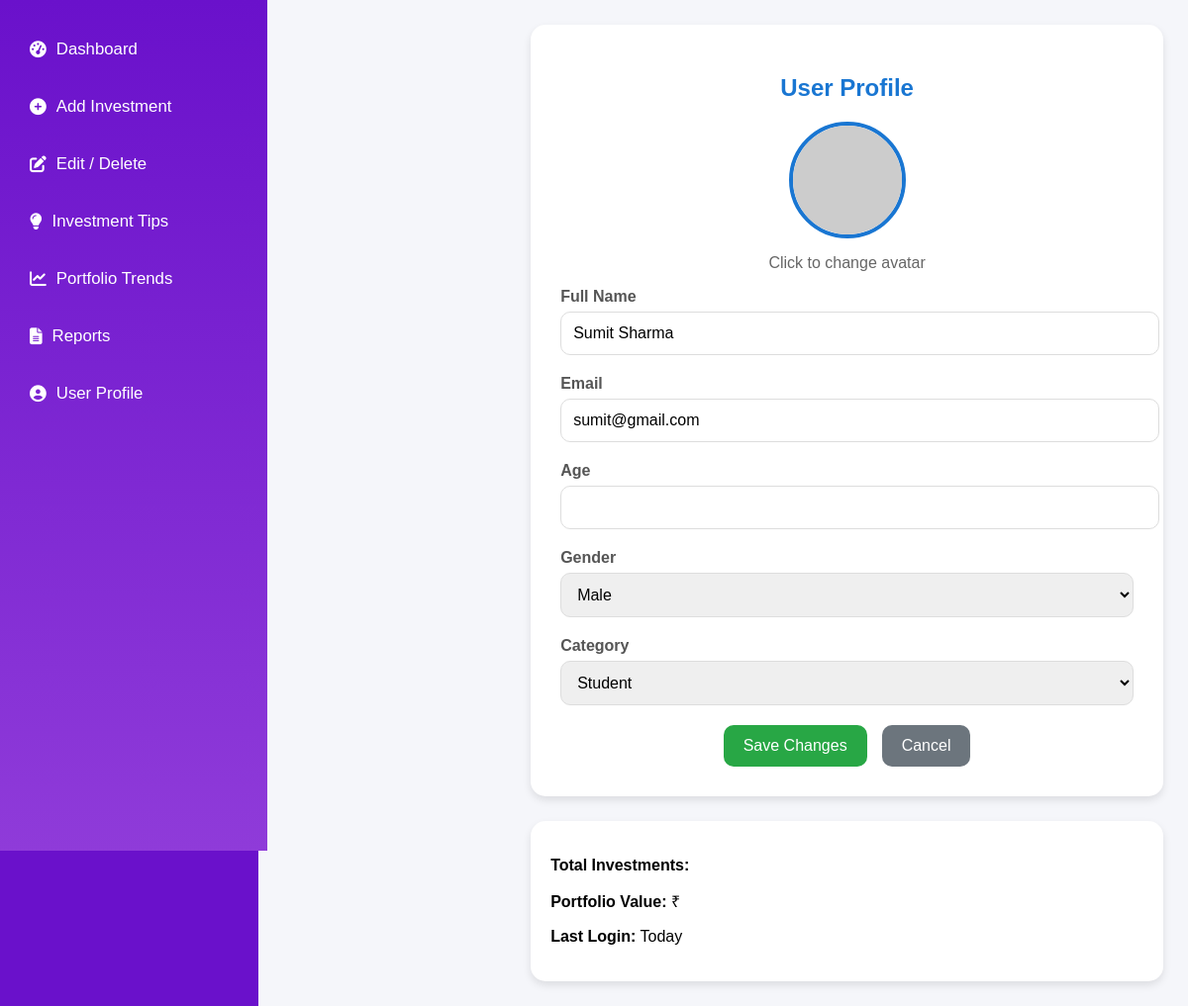
The page /user-profile-page (signed in) on the database its author committed.
### tables this page shows
CREATE TABLE user (
    id INTEGER PRIMARY KEY AUTOINCREMENT,
    fullname TEXT,
    email TEXT,
    password TEXT,
    category TEXT
);

### app.py (the view, shortened to what this page needs)
@app.route("/user-profile-page", methods=["GET", "POST"])
def user_profile_page():
    if "user_id" not in session:
        return redirect(url_for("login_page_get"))
    user_id = session["user_id"]
    conn = get_db()
    cur = conn.cursor()
    cur.execute("SELECT * FROM user WHERE id=?", (user_id,))
    user = cur.fetchone()
    conn.close()
    return render_template("user_profile.html", user=user)

### app.py (called while the page is built)
def get_db():
    conn = sqlite3.connect("database.db")
    conn.row_factory = sqlite3.Row
    return conn

### templates/user_profile.html (shortened to what this page needs)
<!DOCTYPE html>
<html lang="en">
<head>
<link rel="stylesheet" href="https://cdnjs.cloudflare.com/ajax/libs/font-awesome/6.4.0/css/all.min.css">
</head>
<body>
    {% include "_navbar.html" %}
<div class="sidebar">
    <a href="dashboard.html"><i class="fas fa-tachometer-alt"></i> Dashboard</a>
    <a href="add_investment.html"><i class="fas fa-plus-circle"></i> Add Investment</a>
    <a href="edit_delete.html"><i class="fas fa-edit"></i> Edit / Delete</a>
    <a href="investment_tips.html"><i class="fas fa-lightbulb"></i> Investment Tips</a>
    <a href="portfolio_trends.html"><i class="fas fa-chart-line"></i> Portfolio Trends</a>
    <a href="reports.html"><i class="fas fa-file-alt"></i> Reports</a>
    <a href="user_profile.html"><i class="fas fa-user-circle"></i> User Profile</a>
</div>
<main class="main">
    <div class="profile-card">
        <h2 style="text-align: center; color:#1976d2;">User Profile</h2>
        <img id="profileAvatar"
             src="{{ url_for('static', filename='uploads/' + user['avatar']) if user['avatar'] else 'https://via.placeholder.com/100' }}"
             class="avatar-large"
             onclick="document.getElementById('avatarInput').click()">
        <p style="text-align:center; color:#666;">Click to change avatar</p>
        <form id="profileForm" method="POST" enctype="multipart/form-data" action="/user-profile-page">
            <div class="form-group">
                <label>Full Name</label>
                <input type="text" id="name" name="fullname" value="{{ user['fullname'] }}">
            </div>
            <div class="form-group">
                <label>Email</label>
                <input type="email" id="email" value="{{ user['email'] }}" readonly>
            </div>
            <div class="form-group">
                <label>Age</label>
                <input type="number" id="age" name="age" value="{{ user['age'] if user['age'] else '' }}" min="18">
            </div>
            <div class="form-group">
                <label>Gender</label>
                <select id="gender" name="gender">
                    <option value="Male"   {% if user['gender']=='Male' %}selected{% endif %}>Male</option>
                </select>
            </div>
            <div class="form-group">
                <label>Category</label>
                <select id="category" name="category">
                    <option value="Student" {% if user['category']=='Student' %}selected{% endif %}>Student</option>
                </select>
            </div>
            <div class="buttons">
                <button type="submit" class="btn btn-save">Save Changes</button>
                <button type="button" class="btn btn-cancel" onclick="resetForm()">Cancel</button>
            </div>
        </form>
    </div>
    <div class="account-info">
        <p><strong>Total Investments:</strong> {{ total_investments }}</p>
        <p><strong>Portfolio Value:</strong> ₹{{ portfolio_value }}</p>
        <p><strong>Last Login:</strong> Today</p>
    </div>
</main>
</body>
</html>

### templates/user_profile.html (style rules this page uses)
body { font-family: Arial, sans-serif; margin: 0; background-color: #f5f6fa; display: flex; }
.sidebar { width: 230px; background: linear-gradient(180deg,#6a11cb,#8f3bd9); color: #fff; display: flex; flex-direction: column; padding: 30px 20px; height: 100vh; position: fixed; left: 0; top: 0; transition: 0.3s; }
.sidebar a { color: #fff; text-decoration: none; margin-bottom: 18px; font-size: 1.05rem; padding: 10px; border-radius: 6px; display: flex; align-items: center; transition: background 0.2s; }
.sidebar a i { margin-right: 10px; }
.main { margin-left: 250px; padding: 25px; width: calc(100% - 250px); transition: 0.3s; }
.profile-card { background: white; border-radius: 15px; padding: 30px; box-shadow: 0 4px 8px rgba(0,0,0,0.1); margin-bottom: 25px; transition: 0.3s; }
.avatar-large { width: 110px; height: 110px; border-radius: 50%; border: 4px solid #1976d2; margin: auto; display: block; cursor: pointer; transition: 0.3s; }
.form-group { margin-bottom: 20px; }
label { display: block; margin-bottom: 6px; font-weight: bold; color: #555; }
input, select { width: 100%; padding: 12px; border: 1px solid #ddd; border-radius: 10px; font-size: 16px; transition: 0.3s; }
.buttons { display: flex; justify-content: center; gap: 15px; margin-top: 20px; }
.btn { padding: 12px 20px; border: none; border-radius: 10px; font-size: 16px; cursor: pointer; transition: 0.3s; }
.btn-save { background: #28a745; color: white; }
.btn-cancel { background: #6c757d; color: white; }
.account-info { background: white; border-radius: 15px; padding: 20px; box-shadow: 0 4px 8px rgba(0,0,0,0.1); }

### rows shown on the page
user: fullname "Sumit Sharma", email "sumit@gmail.com", category "Student"
